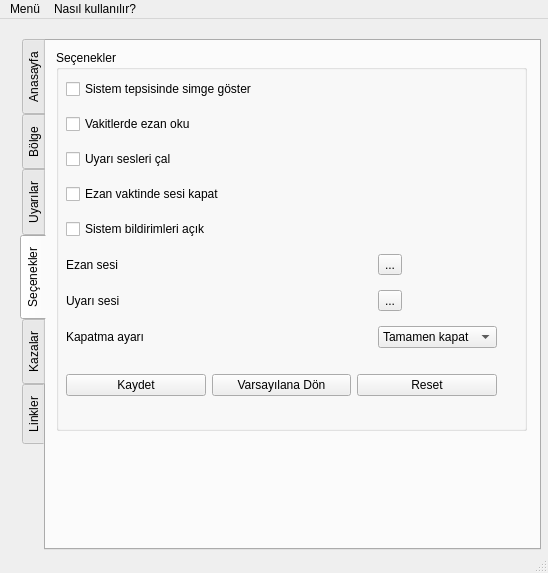
<?xml version="1.0" encoding="UTF-8"?>
<ui version="4.0">
 <class>MainWindow</class>
 <widget class="QMainWindow" name="MainWindow">
  <property name="geometry">
   <rect>
    <x>0</x>
    <y>0</y>
    <width>548</width>
    <height>573</height>
   </rect>
  </property>
  <property name="windowTitle">
   <string>MainWindow</string>
  </property>
  <property name="toolButtonStyle">
   <enum>Qt::ToolButtonIconOnly</enum>
  </property>
  <widget class="QWidget" name="centralwidget">
   <widget class="QWidget" name="gridLayoutWidget">
    <property name="geometry">
     <rect>
      <x>20</x>
      <y>20</y>
      <width>521</width>
      <height>511</height>
     </rect>
    </property>
    <layout class="QGridLayout" name="gridLayout">
     <item row="0" column="0">
      <widget class="QTabWidget" name="tabWidget">
       <property name="enabled">
        <bool>true</bool>
       </property>
       <property name="tabPosition">
        <enum>QTabWidget::West</enum>
       </property>
       <property name="tabShape">
        <enum>QTabWidget::Rounded</enum>
       </property>
       <property name="currentIndex">
        <number>3</number>
       </property>
       <property name="elideMode">
        <enum>Qt::ElideNone</enum>
       </property>
       <property name="documentMode">
        <bool>false</bool>
       </property>
       <property name="movable">
        <bool>true</bool>
       </property>
       <widget class="QWidget" name="tab">
        <attribute name="title">
         <string>Anasayfa</string>
        </attribute>
        <widget class="QGroupBox" name="groupBox_2">
         <property name="geometry">
          <rect>
           <x>10</x>
           <y>100</y>
           <width>341</width>
           <height>261</height>
          </rect>
         </property>
         <property name="title">
          <string>VAKİTLER</string>
         </property>
         <property name="flat">
          <bool>false</bool>
         </property>
         <property name="checkable">
          <bool>false</bool>
         </property>
         <widget class="QWidget" name="gridLayoutWidget_2">
          <property name="geometry">
           <rect>
            <x>50</x>
            <y>30</y>
            <width>231</width>
            <height>211</height>
           </rect>
          </property>
          <layout class="QGridLayout" name="gridLayout_2">
           <item row="6" column="1">
            <widget class="QLabel" name="label_5">
             <property name="text">
              <string>YATSI</string>
             </property>
            </widget>
           </item>
           <item row="5" column="2">
            <widget class="QLCDNumber" name="lcdNumberMaghribHour">
             <property name="frameShape">
              <enum>QFrame::StyledPanel</enum>
             </property>
             <property name="frameShadow">
              <enum>QFrame::Sunken</enum>
             </property>
             <property name="lineWidth">
              <number>1</number>
             </property>
             <property name="smallDecimalPoint">
              <bool>false</bool>
             </property>
             <property name="segmentStyle">
              <enum>QLCDNumber::Filled</enum>
             </property>
            </widget>
           </item>
           <item row="4" column="0">
            <spacer name="horizontalSpacer_3">
             <property name="orientation">
              <enum>Qt::Horizontal</enum>
             </property>
             <property name="sizeHint" stdset="0">
              <size>
               <width>40</width>
               <height>20</height>
              </size>
             </property>
            </spacer>
           </item>
           <item row="3" column="0">
            <spacer name="horizontalSpacer_2">
             <property name="orientation">
              <enum>Qt::Horizontal</enum>
             </property>
             <property name="sizeHint" stdset="0">
              <size>
               <width>40</width>
               <height>20</height>
              </size>
             </property>
            </spacer>
           </item>
           <item row="5" column="1">
            <widget class="QLabel" name="label_4">
             <property name="text">
              <string>AKŞAM</string>
             </property>
            </widget>
           </item>
           <item row="3" column="1">
            <widget class="QLabel" name="label_2">
             <property name="text">
              <string>ÖĞLE</string>
             </property>
            </widget>
           </item>
           <item row="1" column="2">
            <widget class="QLCDNumber" name="lcdNumberFajrHour">
             <property name="frameShape">
              <enum>QFrame::StyledPanel</enum>
             </property>
             <property name="frameShadow">
              <enum>QFrame::Sunken</enum>
             </property>
             <property name="lineWidth">
              <number>1</number>
             </property>
             <property name="smallDecimalPoint">
              <bool>false</bool>
             </property>
             <property name="segmentStyle">
              <enum>QLCDNumber::Filled</enum>
             </property>
            </widget>
           </item>
           <item row="6" column="0">
            <spacer name="horizontalSpacer_5">
             <property name="orientation">
              <enum>Qt::Horizontal</enum>
             </property>
             <property name="sizeHint" stdset="0">
              <size>
               <width>40</width>
               <height>20</height>
              </size>
             </property>
            </spacer>
           </item>
           <item row="2" column="0">
            <spacer name="horizontalSpacer_6">
             <property name="orientation">
              <enum>Qt::Horizontal</enum>
             </property>
             <property name="sizeHint" stdset="0">
              <size>
               <width>40</width>
               <height>20</height>
              </size>
             </property>
            </spacer>
           </item>
           <item row="6" column="2">
            <widget class="QLCDNumber" name="lcdNumberIshaHour">
             <property name="frameShape">
              <enum>QFrame::StyledPanel</enum>
             </property>
             <property name="frameShadow">
              <enum>QFrame::Sunken</enum>
             </property>
             <property name="lineWidth">
              <number>1</number>
             </property>
             <property name="smallDecimalPoint">
              <bool>false</bool>
             </property>
             <property name="segmentStyle">
              <enum>QLCDNumber::Filled</enum>
             </property>
            </widget>
           </item>
           <item row="1" column="1">
            <widget class="QLabel" name="label">
             <property name="text">
              <string>İMSAK</string>
             </property>
            </widget>
           </item>
           <item row="4" column="2">
            <widget class="QLCDNumber" name="lcdNumberAsrHour">
             <property name="frameShape">
              <enum>QFrame::StyledPanel</enum>
             </property>
             <property name="frameShadow">
              <enum>QFrame::Sunken</enum>
             </property>
             <property name="lineWidth">
              <number>1</number>
             </property>
             <property name="smallDecimalPoint">
              <bool>false</bool>
             </property>
             <property name="segmentStyle">
              <enum>QLCDNumber::Filled</enum>
             </property>
            </widget>
           </item>
           <item row="4" column="1">
            <widget class="QLabel" name="label_3">
             <property name="text">
              <string>İKİNDİ</string>
             </property>
            </widget>
           </item>
           <item row="3" column="2">
            <widget class="QLCDNumber" name="lcdNumberDhuhrHour">
             <property name="frameShape">
              <enum>QFrame::StyledPanel</enum>
             </property>
             <property name="frameShadow">
              <enum>QFrame::Sunken</enum>
             </property>
             <property name="lineWidth">
              <number>1</number>
             </property>
             <property name="smallDecimalPoint">
              <bool>false</bool>
             </property>
             <property name="segmentStyle">
              <enum>QLCDNumber::Filled</enum>
             </property>
            </widget>
           </item>
           <item row="5" column="0">
            <spacer name="horizontalSpacer_4">
             <property name="orientation">
              <enum>Qt::Horizontal</enum>
             </property>
             <property name="sizeHint" stdset="0">
              <size>
               <width>40</width>
               <height>20</height>
              </size>
             </property>
            </spacer>
           </item>
           <item row="2" column="1">
            <widget class="QLabel" name="label_24">
             <property name="text">
              <string>GÜNEŞ</string>
             </property>
            </widget>
           </item>
           <item row="2" column="2">
            <widget class="QLCDNumber" name="lcdNumberSunriseHour">
             <property name="frameShape">
              <enum>QFrame::StyledPanel</enum>
             </property>
             <property name="frameShadow">
              <enum>QFrame::Sunken</enum>
             </property>
             <property name="lineWidth">
              <number>1</number>
             </property>
             <property name="smallDecimalPoint">
              <bool>false</bool>
             </property>
             <property name="segmentStyle">
              <enum>QLCDNumber::Filled</enum>
             </property>
            </widget>
           </item>
           <item row="1" column="0">
            <spacer name="horizontalSpacer">
             <property name="orientation">
              <enum>Qt::Horizontal</enum>
             </property>
             <property name="sizeHint" stdset="0">
              <size>
               <width>40</width>
               <height>20</height>
              </size>
             </property>
            </spacer>
           </item>
           <item row="6" column="3">
            <widget class="QLCDNumber" name="lcdNumberIshaMinute">
             <property name="frameShape">
              <enum>QFrame::StyledPanel</enum>
             </property>
             <property name="frameShadow">
              <enum>QFrame::Sunken</enum>
             </property>
             <property name="lineWidth">
              <number>1</number>
             </property>
             <property name="smallDecimalPoint">
              <bool>false</bool>
             </property>
             <property name="segmentStyle">
              <enum>QLCDNumber::Filled</enum>
             </property>
            </widget>
           </item>
           <item row="5" column="3">
            <widget class="QLCDNumber" name="lcdNumberMaghribMinute">
             <property name="frameShape">
              <enum>QFrame::StyledPanel</enum>
             </property>
             <property name="frameShadow">
              <enum>QFrame::Sunken</enum>
             </property>
             <property name="lineWidth">
              <number>1</number>
             </property>
             <property name="smallDecimalPoint">
              <bool>false</bool>
             </property>
             <property name="segmentStyle">
              <enum>QLCDNumber::Filled</enum>
             </property>
            </widget>
           </item>
           <item row="4" column="3">
            <widget class="QLCDNumber" name="lcdNumberAsrMinute">
             <property name="frameShape">
              <enum>QFrame::StyledPanel</enum>
             </property>
             <property name="frameShadow">
              <enum>QFrame::Sunken</enum>
             </property>
             <property name="lineWidth">
              <number>1</number>
             </property>
             <property name="smallDecimalPoint">
              <bool>false</bool>
             </property>
             <property name="segmentStyle">
              <enum>QLCDNumber::Filled</enum>
             </property>
            </widget>
           </item>
           <item row="3" column="3">
            <widget class="QLCDNumber" name="lcdNumberDhuhrMinute">
             <property name="frameShape">
              <enum>QFrame::StyledPanel</enum>
             </property>
             <property name="frameShadow">
              <enum>QFrame::Sunken</enum>
             </property>
             <property name="lineWidth">
              <number>1</number>
             </property>
             <property name="smallDecimalPoint">
              <bool>false</bool>
             </property>
             <property name="segmentStyle">
              <enum>QLCDNumber::Filled</enum>
             </property>
            </widget>
           </item>
           <item row="2" column="3">
            <widget class="QLCDNumber" name="lcdNumberSunriseMinute">
             <property name="frameShape">
              <enum>QFrame::StyledPanel</enum>
             </property>
             <property name="frameShadow">
              <enum>QFrame::Sunken</enum>
             </property>
             <property name="lineWidth">
              <number>1</number>
             </property>
             <property name="smallDecimalPoint">
              <bool>false</bool>
             </property>
             <property name="segmentStyle">
              <enum>QLCDNumber::Filled</enum>
             </property>
            </widget>
           </item>
           <item row="1" column="3">
            <widget class="QLCDNumber" name="lcdNumberFajrMinute">
             <property name="frameShape">
              <enum>QFrame::StyledPanel</enum>
             </property>
             <property name="frameShadow">
              <enum>QFrame::Sunken</enum>
             </property>
             <property name="lineWidth">
              <number>1</number>
             </property>
             <property name="smallDecimalPoint">
              <bool>false</bool>
             </property>
             <property name="segmentStyle">
              <enum>QLCDNumber::Filled</enum>
             </property>
            </widget>
           </item>
          </layout>
         </widget>
        </widget>
        <widget class="QWidget" name="gridLayoutWidget_7">
         <property name="geometry">
          <rect>
           <x>30</x>
           <y>20</y>
           <width>421</width>
           <height>61</height>
          </rect>
         </property>
         <layout class="QGridLayout" name="gridLayout_8">
          <item row="1" column="3">
           <widget class="QLabel" name="label_6">
            <property name="text">
             <string>Saat:</string>
            </property>
           </widget>
          </item>
          <item row="1" column="1">
           <widget class="QLabel" name="labelCurrentDate">
            <property name="text">
             <string>::tarih::</string>
            </property>
           </widget>
          </item>
          <item row="1" column="0">
           <widget class="QLabel" name="labelCurrentCity">
            <property name="text">
             <string/>
            </property>
           </widget>
          </item>
          <item row="1" column="5">
           <widget class="QLCDNumber" name="lcdNumberCurrentMinute">
            <property name="frameShape">
             <enum>QFrame::StyledPanel</enum>
            </property>
            <property name="frameShadow">
             <enum>QFrame::Sunken</enum>
            </property>
            <property name="lineWidth">
             <number>1</number>
            </property>
            <property name="smallDecimalPoint">
             <bool>false</bool>
            </property>
            <property name="segmentStyle">
             <enum>QLCDNumber::Filled</enum>
            </property>
           </widget>
          </item>
          <item row="1" column="4">
           <widget class="QLCDNumber" name="lcdNumberCurrentHour">
            <property name="frameShape">
             <enum>QFrame::StyledPanel</enum>
            </property>
            <property name="frameShadow">
             <enum>QFrame::Sunken</enum>
            </property>
            <property name="lineWidth">
             <number>1</number>
            </property>
            <property name="smallDecimalPoint">
             <bool>false</bool>
            </property>
            <property name="segmentStyle">
             <enum>QLCDNumber::Filled</enum>
            </property>
           </widget>
          </item>
          <item row="1" column="6">
           <widget class="QLCDNumber" name="lcdNumberCurrentSecond">
            <property name="frameShape">
             <enum>QFrame::StyledPanel</enum>
            </property>
            <property name="frameShadow">
             <enum>QFrame::Sunken</enum>
            </property>
            <property name="lineWidth">
             <number>1</number>
            </property>
            <property name="smallDecimalPoint">
             <bool>false</bool>
            </property>
            <property name="segmentStyle">
             <enum>QLCDNumber::Filled</enum>
            </property>
           </widget>
          </item>
          <item row="1" column="2">
           <spacer name="horizontalSpacer_7">
            <property name="orientation">
             <enum>Qt::Horizontal</enum>
            </property>
            <property name="sizeHint" stdset="0">
             <size>
              <width>40</width>
              <height>20</height>
             </size>
            </property>
           </spacer>
          </item>
         </layout>
        </widget>
        <widget class="QWidget" name="horizontalLayoutWidget">
         <property name="geometry">
          <rect>
           <x>40</x>
           <y>380</y>
           <width>377</width>
           <height>80</height>
          </rect>
         </property>
         <layout class="QHBoxLayout" name="horizontalLayout">
          <item>
           <widget class="QLabel" name="labelNextPrayer">
            <property name="text">
             <string>SONRAKİ VAKTE KALAN SÜRE</string>
            </property>
           </widget>
          </item>
          <item>
           <widget class="QLCDNumber" name="lcdNumberNextPrayerHour">
            <property name="frameShape">
             <enum>QFrame::StyledPanel</enum>
            </property>
            <property name="frameShadow">
             <enum>QFrame::Sunken</enum>
            </property>
            <property name="lineWidth">
             <number>1</number>
            </property>
            <property name="smallDecimalPoint">
             <bool>false</bool>
            </property>
            <property name="segmentStyle">
             <enum>QLCDNumber::Filled</enum>
            </property>
           </widget>
          </item>
          <item>
           <widget class="QLCDNumber" name="lcdNumberNextPrayerMinute">
            <property name="frameShape">
             <enum>QFrame::StyledPanel</enum>
            </property>
            <property name="frameShadow">
             <enum>QFrame::Sunken</enum>
            </property>
            <property name="lineWidth">
             <number>1</number>
            </property>
            <property name="smallDecimalPoint">
             <bool>false</bool>
            </property>
            <property name="segmentStyle">
             <enum>QLCDNumber::Filled</enum>
            </property>
           </widget>
          </item>
          <item>
           <widget class="QLCDNumber" name="lcdNumberNextPrayerSecond"/>
          </item>
         </layout>
        </widget>
        <widget class="QGroupBox" name="groupBox_6">
         <property name="geometry">
          <rect>
           <x>10</x>
           <y>360</y>
           <width>411</width>
           <height>111</height>
          </rect>
         </property>
         <property name="title">
          <string>Kalan süre</string>
         </property>
        </widget>
        <widget class="QPushButton" name="pushButtonOpenPrayerTimesText">
         <property name="geometry">
          <rect>
           <x>260</x>
           <y>470</y>
           <width>221</width>
           <height>23</height>
          </rect>
         </property>
         <property name="text">
          <string>Namaz vakitleri dosyasını aç</string>
         </property>
        </widget>
        <zorder>groupBox_6</zorder>
        <zorder>groupBox_2</zorder>
        <zorder>gridLayoutWidget_7</zorder>
        <zorder>horizontalLayoutWidget</zorder>
        <zorder>pushButtonOpenPrayerTimesText</zorder>
       </widget>
       <widget class="QWidget" name="tab_2">
        <attribute name="title">
         <string>Bölge</string>
        </attribute>
        <widget class="QGroupBox" name="groupBox_3">
         <property name="geometry">
          <rect>
           <x>20</x>
           <y>0</y>
           <width>451</width>
           <height>261</height>
          </rect>
         </property>
         <property name="title">
          <string>GroupBox</string>
         </property>
         <widget class="QWidget" name="gridLayoutWidget_3">
          <property name="geometry">
           <rect>
            <x>10</x>
            <y>30</y>
            <width>411</width>
            <height>211</height>
           </rect>
          </property>
          <layout class="QGridLayout" name="gridLayout_3">
           <item row="0" column="0">
            <widget class="QLabel" name="labelCountry">
             <property name="text">
              <string>ÜLKE</string>
             </property>
            </widget>
           </item>
           <item row="1" column="0">
            <widget class="QLabel" name="labelCity">
             <property name="text">
              <string>ŞEHİR</string>
             </property>
            </widget>
           </item>
           <item row="2" column="0">
            <widget class="QLabel" name="labelDistrict">
             <property name="text">
              <string>İLÇE</string>
             </property>
            </widget>
           </item>
           <item row="3" column="0">
            <widget class="QLabel" name="labelTown">
             <property name="text">
              <string>KÖY/KASABA</string>
             </property>
            </widget>
           </item>
           <item row="0" column="1">
            <widget class="QComboBox" name="comboBoxSelectCountry"/>
           </item>
           <item row="1" column="1">
            <widget class="QComboBox" name="comboBoxSelectCity"/>
           </item>
           <item row="2" column="1">
            <widget class="QComboBox" name="comboBoxSelectDistrict">
             <property name="enabled">
              <bool>false</bool>
             </property>
            </widget>
           </item>
           <item row="3" column="1">
            <widget class="QComboBox" name="comboBoxSelectTown">
             <property name="enabled">
              <bool>false</bool>
             </property>
            </widget>
           </item>
          </layout>
         </widget>
        </widget>
        <widget class="QDialogButtonBox" name="buttonBox_2">
         <property name="geometry">
          <rect>
           <x>280</x>
           <y>260</y>
           <width>160</width>
           <height>25</height>
          </rect>
         </property>
         <property name="standardButtons">
          <set>QDialogButtonBox::Cancel|QDialogButtonBox::Ok</set>
         </property>
        </widget>
        <widget class="QPushButton" name="pushButtonSetTimesManuelly">
         <property name="geometry">
          <rect>
           <x>220</x>
           <y>330</y>
           <width>221</width>
           <height>23</height>
          </rect>
         </property>
         <property name="text">
          <string>Manuel olarak Ayarla</string>
         </property>
        </widget>
       </widget>
       <widget class="QWidget" name="tab_3">
        <attribute name="title">
         <string>Uyarılar</string>
        </attribute>
        <widget class="QGroupBox" name="groupBox_4">
         <property name="geometry">
          <rect>
           <x>10</x>
           <y>0</y>
           <width>471</width>
           <height>681</height>
          </rect>
         </property>
         <property name="title">
          <string>Vakit Uyarıları</string>
         </property>
         <widget class="QWidget" name="gridLayoutWidget_10">
          <property name="geometry">
           <rect>
            <x>10</x>
            <y>320</y>
            <width>451</width>
            <height>41</height>
           </rect>
          </property>
          <layout class="QGridLayout" name="gridLayout_9">
           <item row="0" column="2">
            <widget class="QPushButton" name="pushButtonWarningsReset">
             <property name="text">
              <string>Reset</string>
             </property>
            </widget>
           </item>
           <item row="0" column="1">
            <widget class="QPushButton" name="pushButtonWarningsReturnToDefaults">
             <property name="text">
              <string>Varsayılana Dön</string>
             </property>
            </widget>
           </item>
           <item row="0" column="0">
            <widget class="QPushButton" name="pushButtonWarningsSave">
             <property name="text">
              <string>Kaydet</string>
             </property>
            </widget>
           </item>
          </layout>
         </widget>
         <widget class="QWidget" name="gridLayoutWidget_4">
          <property name="geometry">
           <rect>
            <x>10</x>
            <y>10</y>
            <width>451</width>
            <height>301</height>
           </rect>
          </property>
          <layout class="QGridLayout" name="gridLayout_4">
           <item row="0" column="1">
            <widget class="QSpinBox" name="spinBoxFacrWarn"/>
           </item>
           <item row="3" column="1">
            <widget class="QSpinBox" name="spinBoxAsrWarn"/>
           </item>
           <item row="3" column="0">
            <widget class="QCheckBox" name="checkBoxAsrWarn">
             <property name="text">
              <string>İkindi</string>
             </property>
            </widget>
           </item>
           <item row="2" column="1">
            <widget class="QSpinBox" name="spinBoxDhuhrWarn"/>
           </item>
           <item row="4" column="1">
            <widget class="QSpinBox" name="spinBoxMaghribWarn"/>
           </item>
           <item row="4" column="0">
            <widget class="QCheckBox" name="checkBoxMaghribWarn">
             <property name="text">
              <string>Akşam</string>
             </property>
            </widget>
           </item>
           <item row="2" column="0">
            <widget class="QCheckBox" name="checkBoxDhuhrWarn">
             <property name="text">
              <string>Öğle</string>
             </property>
            </widget>
           </item>
           <item row="5" column="0">
            <widget class="QCheckBox" name="checkBoxIshaWarn">
             <property name="text">
              <string>Yatsı</string>
             </property>
            </widget>
           </item>
           <item row="5" column="1">
            <widget class="QSpinBox" name="spinBoxIshaWarn"/>
           </item>
           <item row="0" column="0">
            <widget class="QCheckBox" name="checkBoxFajrWarn">
             <property name="text">
              <string>İmsak</string>
             </property>
            </widget>
           </item>
           <item row="1" column="0">
            <widget class="QCheckBox" name="checkBoxSunriseWarn">
             <property name="text">
              <string>Güneş</string>
             </property>
            </widget>
           </item>
           <item row="1" column="1">
            <widget class="QSpinBox" name="spinBoxSunriseWarn"/>
           </item>
          </layout>
         </widget>
        </widget>
       </widget>
       <widget class="QWidget" name="tab_4">
        <attribute name="title">
         <string>Seçenekler</string>
        </attribute>
        <widget class="QGroupBox" name="groupBox">
         <property name="geometry">
          <rect>
           <x>10</x>
           <y>9</y>
           <width>471</width>
           <height>381</height>
          </rect>
         </property>
         <property name="title">
          <string>Seçenekler</string>
         </property>
         <widget class="QWidget" name="gridLayoutWidget_5">
          <property name="geometry">
           <rect>
            <x>10</x>
            <y>20</y>
            <width>431</width>
            <height>291</height>
           </rect>
          </property>
          <layout class="QGridLayout" name="gridLayout_6">
           <item row="5" column="0">
            <widget class="QCheckBox" name="checkBoxPlayWarnSound">
             <property name="text">
              <string>Uyarı sesleri çal</string>
             </property>
            </widget>
           </item>
           <item row="10" column="0">
            <widget class="QLabel" name="label_16">
             <property name="text">
              <string>Kapatma ayarı</string>
             </property>
            </widget>
           </item>
           <item row="3" column="0">
            <widget class="QCheckBox" name="checkBoxShowInTray">
             <property name="text">
              <string>Sistem tepsisinde simge göster</string>
             </property>
            </widget>
           </item>
           <item row="8" column="0">
            <widget class="QLabel" name="label_12">
             <property name="text">
              <string>Ezan sesi</string>
             </property>
            </widget>
           </item>
           <item row="4" column="0">
            <widget class="QCheckBox" name="checkBoxPlayAdhan">
             <property name="text">
              <string>Vakitlerde ezan oku</string>
             </property>
            </widget>
           </item>
           <item row="6" column="0">
            <widget class="QCheckBox" name="checkBoxMuteInAdhanTime">
             <property name="text">
              <string>Ezan vaktinde sesi kapat</string>
             </property>
            </widget>
           </item>
           <item row="9" column="0">
            <widget class="QLabel" name="label_26">
             <property name="text">
              <string>Uyarı sesi</string>
             </property>
            </widget>
           </item>
           <item row="10" column="1">
            <widget class="QComboBox" name="comboBoxCloseOption">
             <item>
              <property name="text">
               <string>Tamamen kapat</string>
              </property>
             </item>
             <item>
              <property name="text">
               <string>Gizle</string>
              </property>
             </item>
            </widget>
           </item>
           <item row="8" column="1">
            <widget class="QToolButton" name="toolButton">
             <property name="text">
              <string>...</string>
             </property>
            </widget>
           </item>
           <item row="9" column="1">
            <widget class="QToolButton" name="toolButton_2">
             <property name="text">
              <string>...</string>
             </property>
            </widget>
           </item>
           <item row="7" column="0">
            <widget class="QCheckBox" name="checkBoxSystemNotifications">
             <property name="text">
              <string>Sistem bildirimleri açık</string>
             </property>
            </widget>
           </item>
          </layout>
         </widget>
         <widget class="QWidget" name="gridLayoutWidget_9">
          <property name="geometry">
           <rect>
            <x>10</x>
            <y>320</y>
            <width>431</width>
            <height>31</height>
           </rect>
          </property>
          <layout class="QGridLayout" name="gridLayout_5">
           <item row="0" column="2">
            <widget class="QPushButton" name="pushButtonPreferencesReset">
             <property name="text">
              <string>Reset</string>
             </property>
            </widget>
           </item>
           <item row="0" column="0">
            <widget class="QPushButton" name="pushButtonPreferencesSave">
             <property name="text">
              <string>Kaydet</string>
             </property>
            </widget>
           </item>
           <item row="0" column="1">
            <widget class="QPushButton" name="pushButtonPreferencesReturnToDefaults">
             <property name="text">
              <string>Varsayılana Dön</string>
             </property>
            </widget>
           </item>
          </layout>
         </widget>
        </widget>
       </widget>
       <widget class="QWidget" name="tab_5">
        <attribute name="title">
         <string>Kazalar</string>
        </attribute>
        <widget class="QGroupBox" name="groupBox_5">
         <property name="geometry">
          <rect>
           <x>10</x>
           <y>0</y>
           <width>311</width>
           <height>311</height>
          </rect>
         </property>
         <property name="title">
          <string>GroupBox</string>
         </property>
         <widget class="QWidget" name="gridLayoutWidget_6">
          <property name="geometry">
           <rect>
            <x>40</x>
            <y>30</y>
            <width>231</width>
            <height>261</height>
           </rect>
          </property>
          <layout class="QGridLayout" name="gridLayout_7">
           <item row="2" column="0">
            <widget class="QLabel" name="label_21">
             <property name="text">
              <string>Öğle</string>
             </property>
            </widget>
           </item>
           <item row="0" column="0">
            <widget class="QLabel" name="label_22">
             <property name="text">
              <string>Sabah</string>
             </property>
            </widget>
           </item>
           <item row="4" column="0">
            <widget class="QLabel" name="label_19">
             <property name="text">
              <string>Akşam</string>
             </property>
            </widget>
           </item>
           <item row="3" column="0">
            <widget class="QLabel" name="label_20">
             <property name="text">
              <string>İkindi</string>
             </property>
            </widget>
           </item>
           <item row="5" column="0">
            <widget class="QLabel" name="label_18">
             <property name="text">
              <string>Yatsı</string>
             </property>
            </widget>
           </item>
           <item row="2" column="1">
            <widget class="QSpinBox" name="spinBoxZuhrCount"/>
           </item>
           <item row="3" column="1">
            <widget class="QSpinBox" name="spinBoxAsrCount"/>
           </item>
           <item row="4" column="1">
            <widget class="QSpinBox" name="spinBoxMaghribCount"/>
           </item>
           <item row="5" column="1">
            <widget class="QSpinBox" name="spinBoxIshaCount"/>
           </item>
           <item row="0" column="1">
            <widget class="QSpinBox" name="spinBoxFajrCount"/>
           </item>
          </layout>
         </widget>
        </widget>
       </widget>
       <widget class="QWidget" name="tab_6">
        <attribute name="title">
         <string>Linkler</string>
        </attribute>
        <widget class="QWidget" name="gridLayoutWidget_8">
         <property name="geometry">
          <rect>
           <x>30</x>
           <y>70</y>
           <width>432</width>
           <height>106</height>
          </rect>
         </property>
         <layout class="QGridLayout" name="gridLayout_17">
          <item row="2" column="1">
           <widget class="QPushButton" name="pushButton_2">
            <property name="text">
             <string>mustafairan.wordpress.com</string>
            </property>
           </widget>
          </item>
          <item row="0" column="0">
           <widget class="QLabel" name="label_41">
            <property name="text">
             <string>Vakit Bağlantısı</string>
            </property>
           </widget>
          </item>
          <item row="3" column="1">
           <widget class="QPushButton" name="pushButton_3">
            <property name="text">
             <string>github.com/mustafairan/pynamaz</string>
            </property>
           </widget>
          </item>
          <item row="0" column="1">
           <widget class="QPushButton" name="pushButton_4">
            <property name="text">
             <string>diyanet.gov.tr/tr/PrayerTime/WorldPrayerTimes</string>
            </property>
           </widget>
          </item>
          <item row="1" column="1">
           <widget class="QPushButton" name="pushButton">
            <property name="text">
             <string>www.diyanet.gov.tr</string>
            </property>
            <property name="flat">
             <bool>false</bool>
            </property>
           </widget>
          </item>
          <item row="2" column="0">
           <widget class="QLabel" name="label_42">
            <property name="text">
             <string>Geliştirici Sayfası</string>
            </property>
           </widget>
          </item>
          <item row="3" column="0">
           <widget class="QLabel" name="label_43">
            <property name="text">
             <string>Uygulama Deposu</string>
            </property>
           </widget>
          </item>
          <item row="1" column="0">
           <widget class="QLabel" name="label_44">
            <property name="text">
             <string>Diyanet.gov.tr</string>
            </property>
           </widget>
          </item>
         </layout>
        </widget>
       </widget>
      </widget>
     </item>
    </layout>
   </widget>
  </widget>
  <widget class="QMenuBar" name="menubar">
   <property name="geometry">
    <rect>
     <x>0</x>
     <y>0</y>
     <width>548</width>
     <height>20</height>
    </rect>
   </property>
   <widget class="QMenu" name="menuMen">
    <property name="title">
     <string>Menü</string>
    </property>
    <widget class="QMenu" name="menuG_r_n_m">
     <property name="title">
      <string>Görünüm</string>
     </property>
     <addaction name="actionBespin"/>
     <addaction name="actionCleanlooks"/>
     <addaction name="actionGTK"/>
     <addaction name="actionPlastique"/>
     <addaction name="actionWindows"/>
     <addaction name="actionQtcurve"/>
     <addaction name="actionMotif"/>
     <addaction name="actionCDE"/>
     <addaction name="actionOxygen"/>
    </widget>
    <addaction name="menuG_r_n_m"/>
    <addaction name="actionG_ncelle_2"/>
    <addaction name="action_k"/>
    <addaction name="actionGizle"/>
   </widget>
   <widget class="QMenu" name="menuNas_l_kullan_l_r">
    <property name="title">
     <string>Nasıl kullanılır?</string>
    </property>
    <addaction name="actionNas_l_kullan_l_r"/>
   </widget>
   <addaction name="menuMen"/>
   <addaction name="menuNas_l_kullan_l_r"/>
  </widget>
  <widget class="QStatusBar" name="statusbar"/>
  <action name="action_k">
   <property name="text">
    <string>Çıkış</string>
   </property>
  </action>
  <action name="actionCleanlooks">
   <property name="text">
    <string>Cleanlooks</string>
   </property>
   <property name="softKeyRole">
    <enum>QAction::NoSoftKey</enum>
   </property>
  </action>
  <action name="actionGTK">
   <property name="text">
    <string>GTK+</string>
   </property>
  </action>
  <action name="actionPlastique">
   <property name="text">
    <string>Plastique</string>
   </property>
  </action>
  <action name="actionWindows">
   <property name="text">
    <string>Windows</string>
   </property>
  </action>
  <action name="actionG_ncelle_2">
   <property name="text">
    <string>Güncelle</string>
   </property>
  </action>
  <action name="actionBespin">
   <property name="text">
    <string>Bespin</string>
   </property>
  </action>
  <action name="actionQtcurve">
   <property name="text">
    <string>Qtcurve</string>
   </property>
  </action>
  <action name="actionMotif">
   <property name="text">
    <string>Motif</string>
   </property>
  </action>
  <action name="actionCDE">
   <property name="text">
    <string>CDE</string>
   </property>
  </action>
  <action name="actionOxygen">
   <property name="text">
    <string>Oxygen</string>
   </property>
  </action>
  <action name="actionGetthehellout">
   <property name="text">
    <string>getthehellout</string>
   </property>
  </action>
  <action name="actionNas_l_kullan_l_r">
   <property name="text">
    <string>Kullanımı Anlat</string>
   </property>
  </action>
  <action name="actionGizle">
   <property name="text">
    <string>Gizle</string>
   </property>
  </action>
 </widget>
 <resources/>
 <connections/>
</ui>
